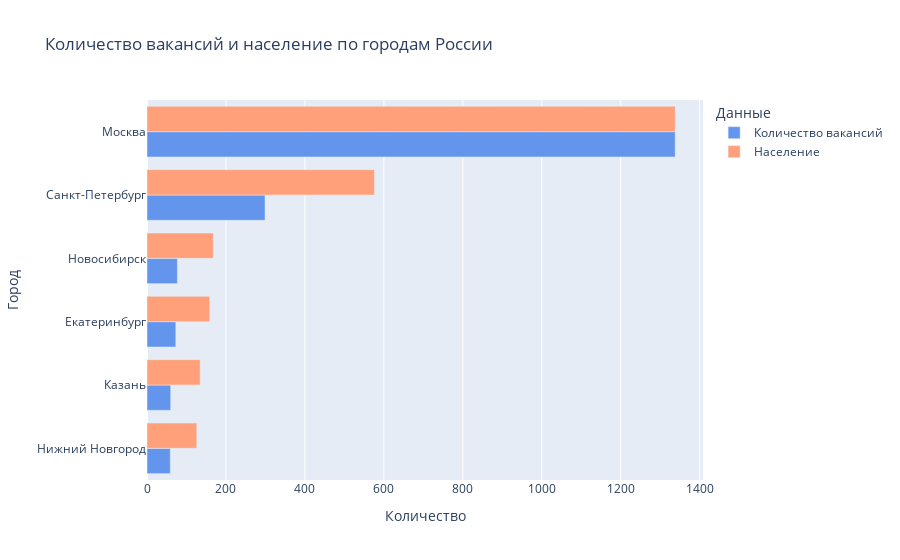

This figure's notebook cell:
### Code cell
# Определяем топ-7 городов по количеству вакансий
d_grouped = df.groupby(['address.city']).count().sort_values(by='id', ascending=False)[:7]

# Соединяем данные о вакансиях и населении городов
merged_df = pd.merge(d_grouped, population, left_on='address.city', right_on='Город')

# Сортируем данные по количеству вакансий
merged_df = merged_df.sort_values(by='id', ascending=True)

# Масштабируем данные о населении в масштаб количества вакансий
pop_scaled = merged_df['Население'].str.replace(' ', '').astype(int) * (merged_df['id'].max() / merged_df['Население'].str.replace(' ', '').astype(int).max())


# Создаем график
fig = go.Figure()

# Добавляем столбчатую диаграмму количества вакансий
fig.add_trace(go.Bar(x=merged_df['id'], y=merged_df['Город'], orientation='h', name='Количество вакансий', marker_color='#6495ED'))

# Добавляем столбчатую диаграмму населения городов
fig.add_trace(go.Bar(x=pop_scaled, y=merged_df['Город'], orientation='h', name='Население', marker_color='#FFA07A'))

# Настраиваем внешний вид графика
fig.update_xaxes(title_text='Количество')
fig.update_yaxes(title_text='Город')
fig.update_layout(title='Количество вакансий и население по городам России',
                  legend=dict(title='Данные'))

# Показываем график
fig.show()

### Figure 1 — Plotly figure (JSON) as saved in the notebook; plotly's stock layout.template omitted (floating-point values rounded to 4 significant figures)
{"data": [{"marker": {"color": "#6495ED"}, "name": "Количество вакансий", "orientation": "h", "type": "bar", "x": [59, 60, 73, 77, 299, 1338], "y": ["Нижний Новгород", "Казань", "Екатеринбург", "Новосибирск", "Санкт-Петербург", "Москва"]}, {"marker": {"color": "#FFA07A"}, "name": "Население", "orientation": "h", "type": "bar", "x": [126.1, 134.6, 158.8, 168.0, 576.1, 1338], "y": ["Нижний Новгород", "Казань", "Екатеринбург", "Новосибирск", "Санкт-Петербург", "Москва"]}], "layout": {"legend": {"title": {"text": "Данные"}}, "title": {"text": "Количество вакансий и население по городам России"}, "xaxis": {"title": {"text": "Количество"}}, "yaxis": {"title": {"text": "Город"}}}}
